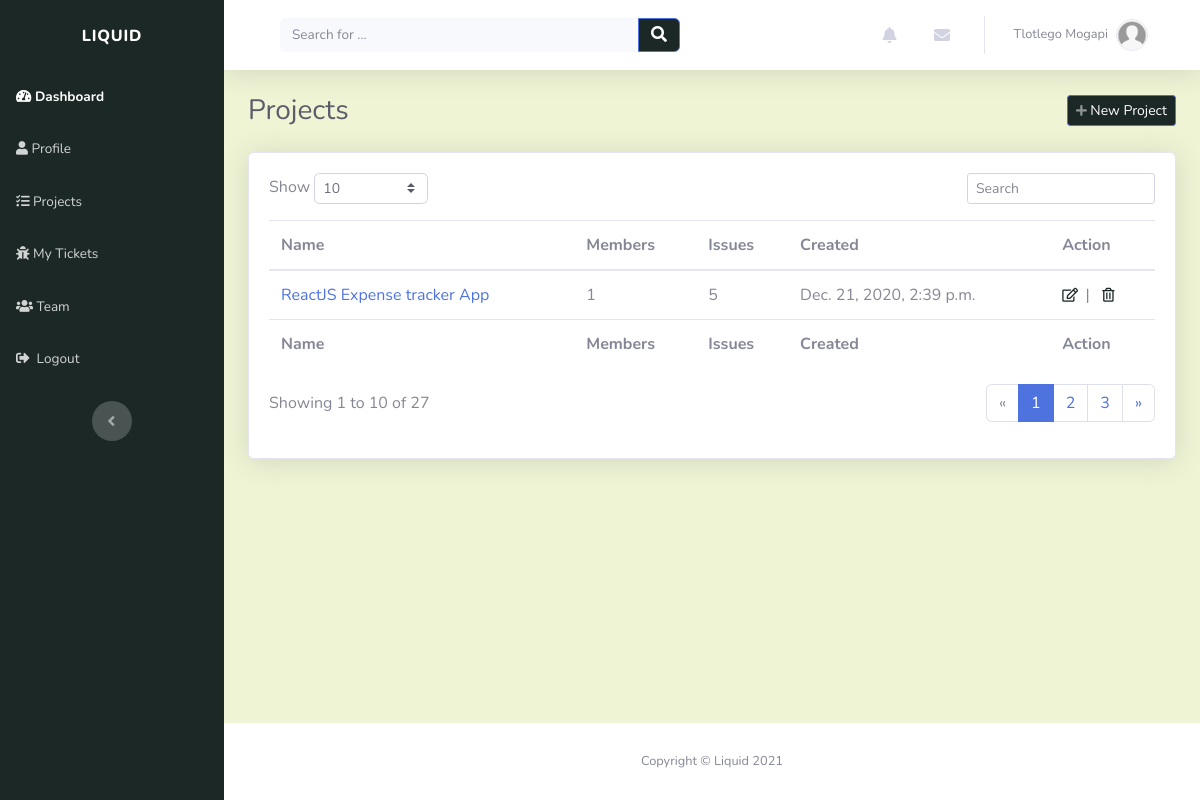
/projects/ (signed in), run on an earlier commit of the app's database.
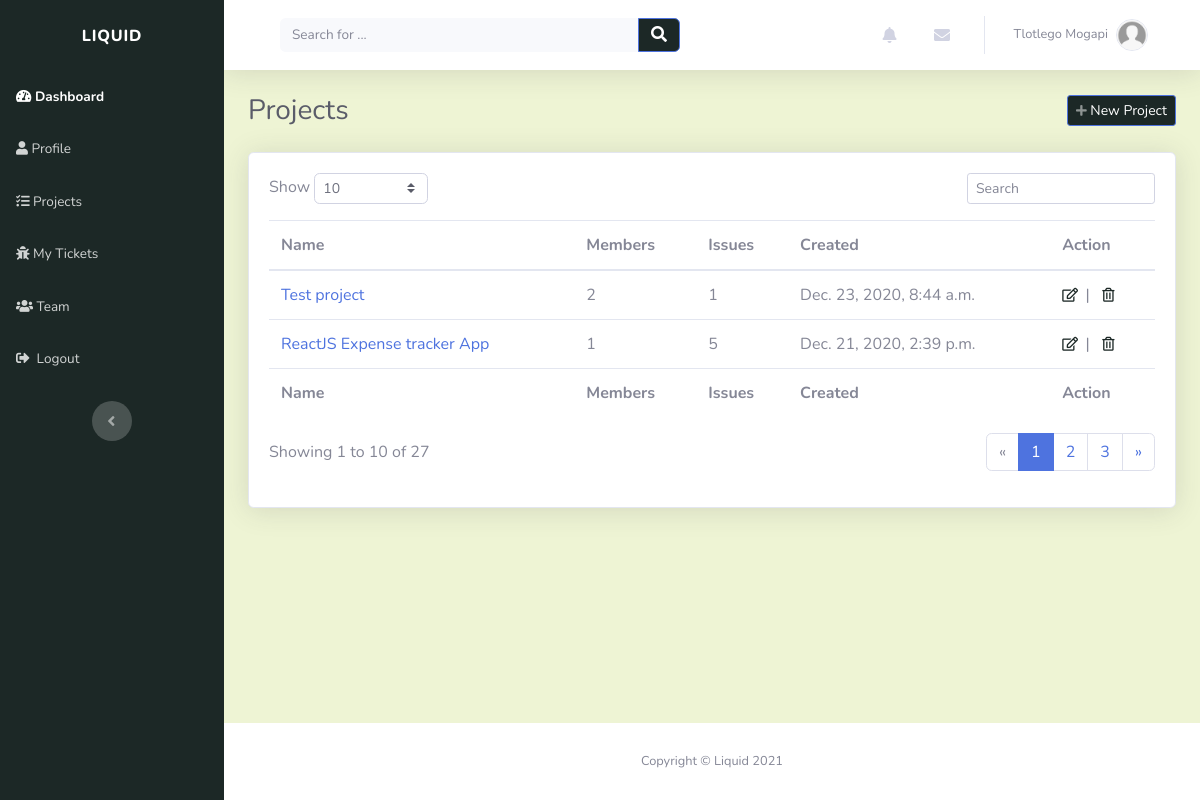
And on a later commit of the database.
### projects/models.py (models this page shows)
class Project(models.Model):
    name = models.CharField(max_length=50, unique=True)
    description = models.CharField(max_length=200)
    created_on = models.DateTimeField(verbose_name="date created", auto_now_add=True)
    created_by = models.ForeignKey(Profile, on_delete=models.CASCADE)
    slug = models.SlugField(unique=True, blank=True)
    def __str__(self):
        return self.name

### projects/views.py (the view)
# urls.py: path('', views.projects_view, name="projects_page"),
@login_required(login_url='login_page')
def projects_view(request):
    context = {}
    user = request.user
    profile = get_object_or_404(Profile, user=user)
    context['user_projects'] = Project.objects.filter(
        created_by=profile).order_by('-created_on')
    return render(request, "projects/projects.html", context)

### index/custom_processors.py (called while the page is built)
def profile_processor(request):
    if request.user.is_authenticated:
        user = request.user
        user_profile = get_object_or_404(Profile, user=user)
        user_messages = DirectMessage.objects.filter(receiver=user_profile).order_by('-created_on')[:5]
        user_alerts = Alert.objects.filter(user=user_profile).order_by('-created_on')[:5]
        return {'profile': user_profile, 'direct_messages': user_messages, 'alerts': user_alerts}
    else:
        return{}

### projects/templates/projects/projects.html (shortened to what this page needs)
{% extends "index/header.html" %} {% load static %} {% block title %}Projects{% endblock %} {% block content %}
<div class="d-sm-flex justify-content-between align-items-center mb-4">
	<h3 class="text-dark mb-0">Projects</h3>
	<a
		class="btn btn-primary btn-sm d-none d-sm-inline-block"
		role="button"
		href="{% url 'add_project' %}"
		style="background: rgb(28, 40, 38)"
		><em class="fas fa-plus fa-sm text-white-50"></em>&nbsp;New Project</a
	>
</div>
<div class="card shadow">
	<div class="card-body">
		<div class="row">
			<div class="col-md-6 text-nowrap">
				<div id="dataTable_length" class="dataTables_length" aria-controls="dataTable">
					<label
						>Show&nbsp;<select class="form-control form-control-sm custom-select custom-select-sm">
							<option value="10" selected="">10</option>
							<option value="100">100</option></select
						>&nbsp;</label
					>
				</div>
			</div>
			<div class="col-md-6">
				<div class="text-md-right dataTables_filter" id="dataTable_filter">
					<label
						><input
							type="search"
							class="form-control form-control-sm"
							aria-controls="dataTable"
							placeholder="Search"
					/></label>
				</div>
			</div>
		</div>
		<div class="table-responsive table mt-2" id="dataTable" role="grid" aria-describedby="dataTable_info">
			<table class="table my-0" id="dataTable" aria-describedby="projects">
				<thead>
					{% include "projects/snippets/table_header.html" %}
				</thead>
				<tbody>
					{% for project in user_projects %} {% include "projects/snippets/project.html" %} {%endfor%}
				</tbody>
				<tfoot>
					{% include "projects/snippets/table_header.html" %}
				</tfoot>
			</table>
		</div>
		{% include "projects/snippets/pagination.html" %}
	</div>
</div>
{% endblock %}

### projects/templates/projects/snippets/project.html
<tr style="white-space: nowrap">
	<td><a href="{% url 'view_project' project.slug %}">{{ project | truncatechars:40 }}</a></td>
	<td>{{ project.projectrole_set.all.count }}</td>
	<td>{{ project.tickets.all.count }}</td>
	<td>{{ project.created_on }}</td>
	<td>{% include "projects/snippets/project_action.html" %}</td>
</tr>

### projects/templates/projects/snippets/project_action.html
<a role="button" href="#" style="color: rgb(28, 40, 38)" title="Edit"><em class="far fa-edit fa-sm">&nbsp</em></a>
|&nbsp&nbsp
<a role="button" href="#" style="color: rgb(28, 40, 38)" title="Delete"
	><em class="far fa-trash-alt fa-sm">&nbsp</em></a
>

What changed in the data, as far as the page shows it:
added Project: name "Test project", projectrole_set.all.count "2", tickets.all.count "1", created_on "Dec. 23, 2020, 8:44 a.m."
